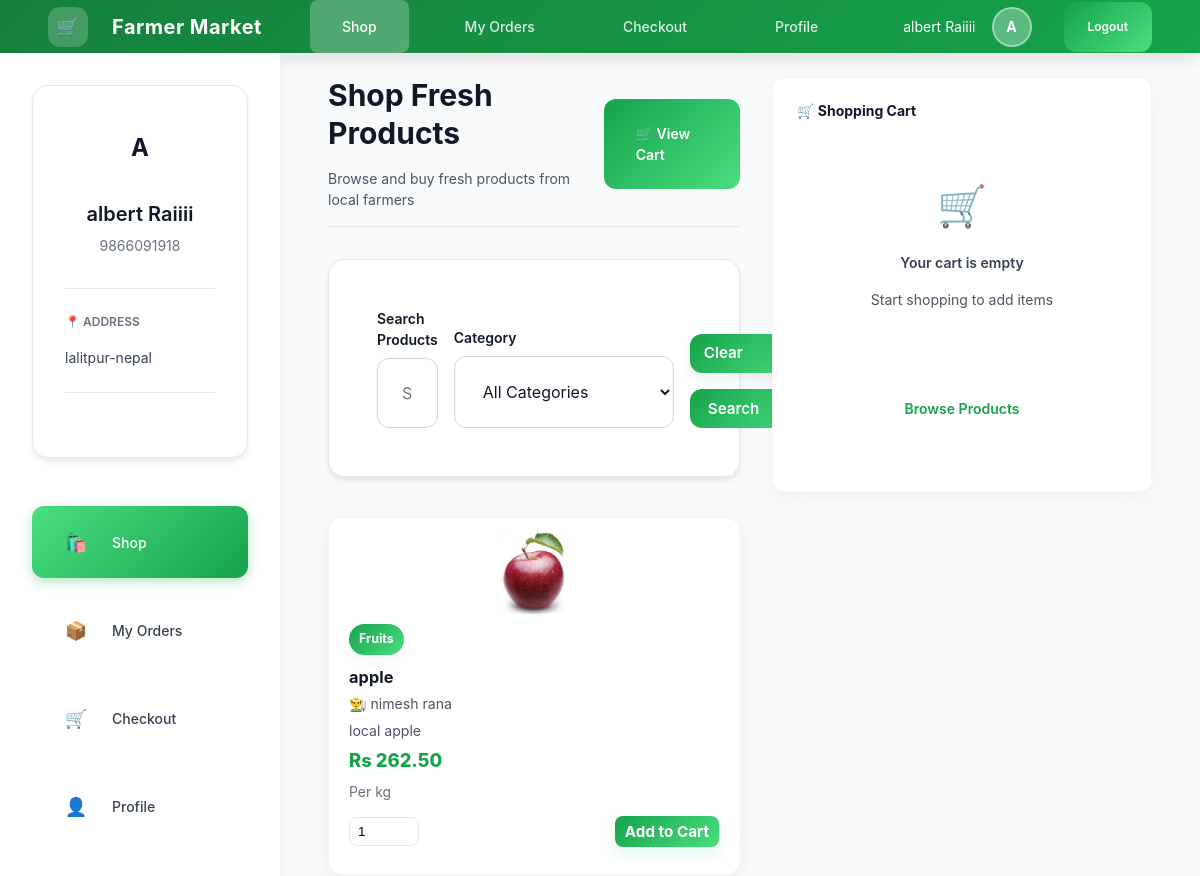
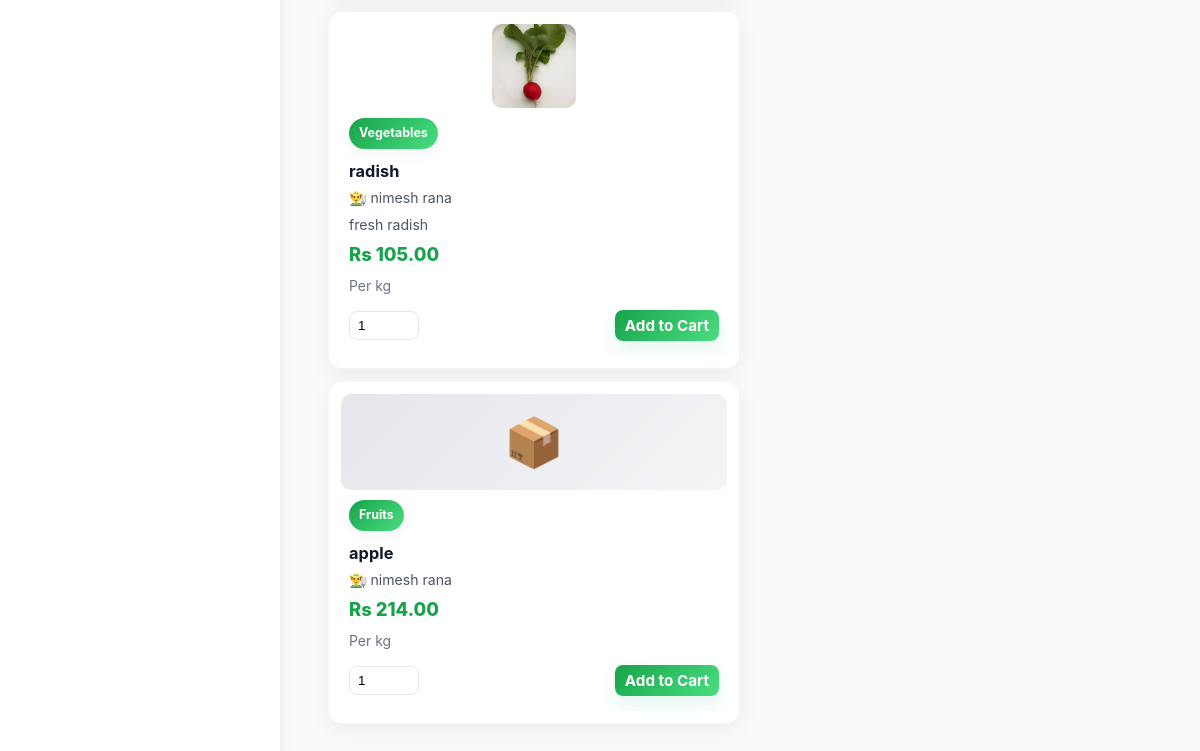
Page /LocalFarmerMarket2/buyer/dashboard.php (signed in) on the earlier database version (2 pictures, top to bottom).
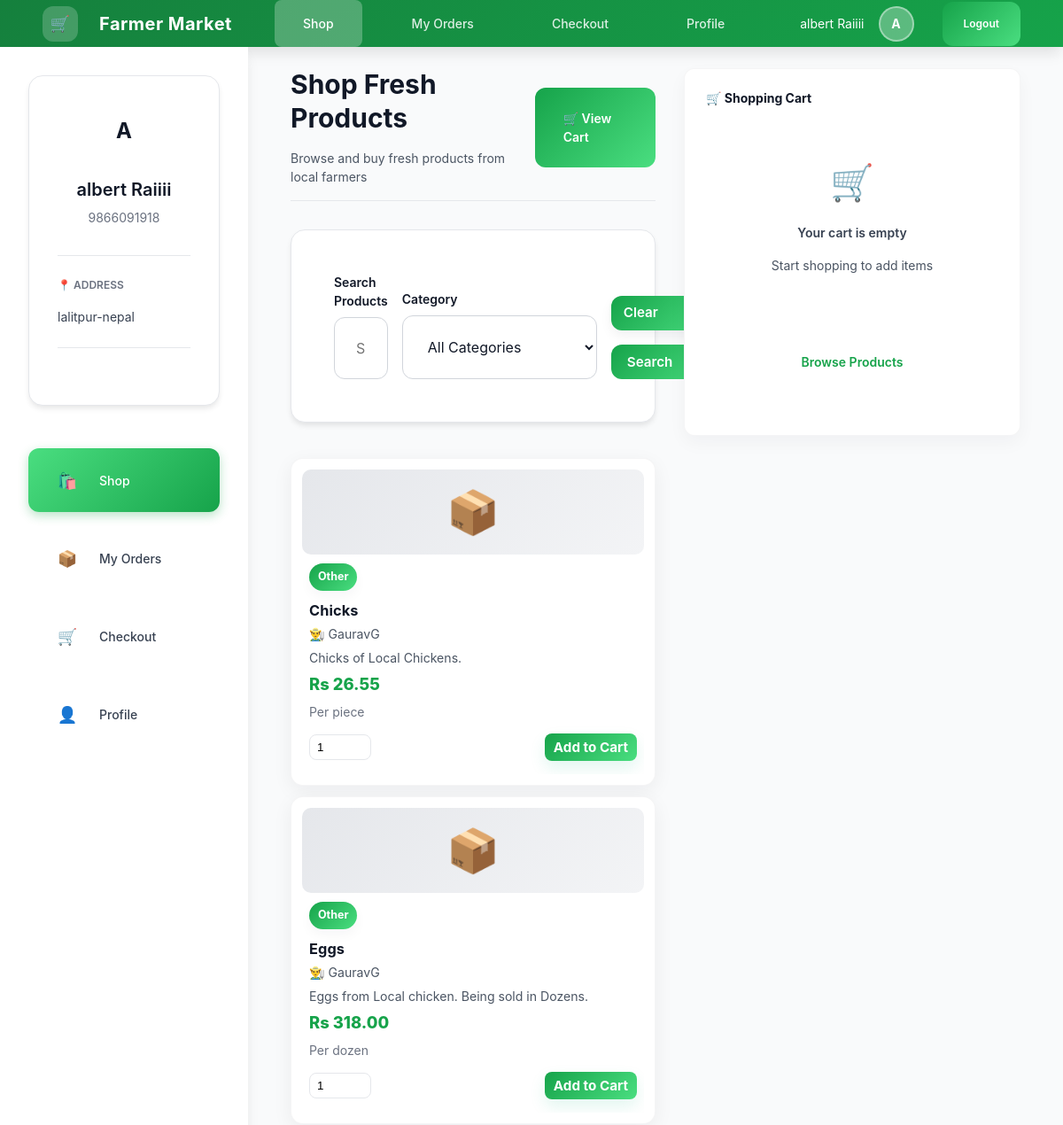
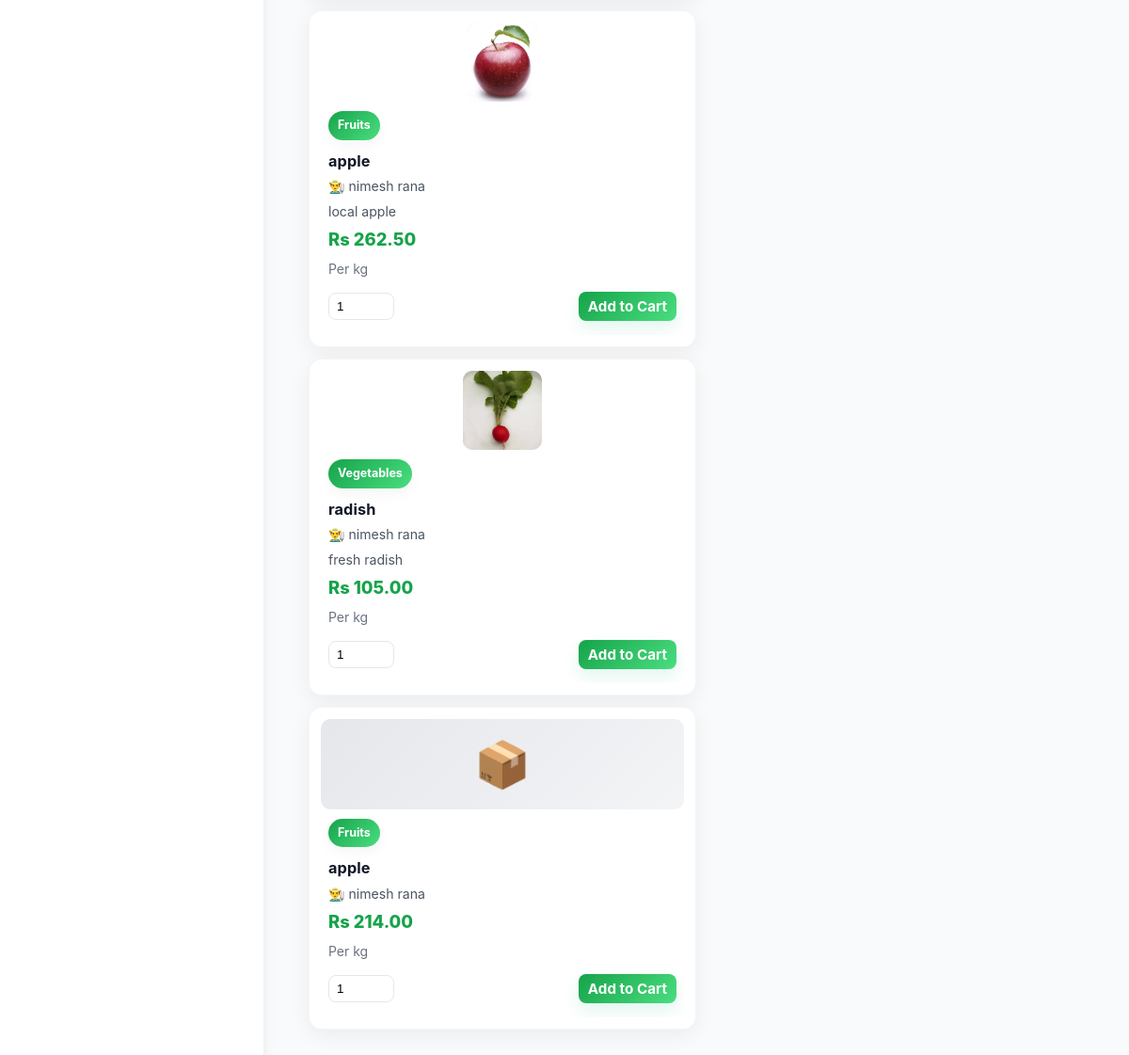
Same page on the later database version (2 pictures, top to bottom).
### tables this page shows
CREATE TABLE `buyer` (
  `buyer_id` int(11) NOT NULL,
  `name` varchar(100) NOT NULL,
  `contact` varchar(15) NOT NULL,
  `address` varchar(255) NOT NULL,
  `password` varchar(255) NOT NULL,
  `created_at` timestamp NOT NULL DEFAULT current_timestamp(),
  `is_active` tinyint(1) DEFAULT 1
);

CREATE TABLE `products` (
  `product_id` int(11) NOT NULL,
  `farmer_id` int(11) NOT NULL,
  `product_name` varchar(150) NOT NULL,
  `description` text DEFAULT NULL,
  `price` decimal(10,2) NOT NULL,
  `quantity` int(11) NOT NULL,
  `total_stock` int(11) DEFAULT 0,
  `sold_quantity` int(11) NOT NULL DEFAULT 0,
  `category` varchar(100) NOT NULL,
  `category_id` int(11) DEFAULT NULL,
  `image` varchar(255) DEFAULT NULL,
  `unit` varchar(50) DEFAULT 'kg',
  `created_at` timestamp NOT NULL DEFAULT current_timestamp(),
  `updated_at` timestamp NOT NULL DEFAULT current_timestamp() ON UPDATE current_timestamp(),
  `status` enum('pending','approved','rejected') DEFAULT 'pending',
  `admin_notes` text DEFAULT NULL,
  `admin_id` int(11) DEFAULT NULL,
  `is_active` tinyint(1) DEFAULT 1,
  `deleted_at` timestamp NULL DEFAULT NULL,
  `approval_status` enum('pending','approved','rejected') DEFAULT 'pending',
  `admin_price` decimal(10,2) DEFAULT NULL,
  `commission_rate` decimal(5,2) DEFAULT 5.00 COMMENT 'Commission percentage (5-10%)',
  `approved_by` int(11) DEFAULT NULL,
  `approved_at` datetime DEFAULT NULL,
  `rejection_reason` text DEFAULT NULL
);

CREATE TABLE `farmer` (
  `farmer_id` int(11) NOT NULL,
  `name` varchar(100) NOT NULL,
  `contact` varchar(15) NOT NULL,
  `address` varchar(255) NOT NULL,
  `farm_type` varchar(100) DEFAULT NULL,
  `password` varchar(255) NOT NULL,
  `created_at` timestamp NOT NULL DEFAULT current_timestamp(),
  `is_active` tinyint(1) DEFAULT 1
);

### LocalFarmerMarket2/buyer/dashboard.php (the view, shortened to what the rows shown need)
<?php
require_once '../db.php';
$buyer_id = intval($_SESSION['buyer_id']);
$stmt = $conn->prepare("SELECT * FROM buyer WHERE buyer_id = ?");
$stmt->bind_param("i", $buyer_id);
$stmt->execute();
$profile = $stmt->get_result()->fetch_assoc();
$sql = "SELECT p.product_id, p.product_name, p.description,
               COALESCE(p.admin_price, p.price) as display_price,
               p.quantity as available_stock,
               p.total_stock,
               p.sold_quantity,
               p.category, p.image, p.unit,
               f.name as farmer_name, f.farmer_id
        FROM products p
        JOIN farmer f ON p.farmer_id = f.farmer_id
        WHERE p.approval_status = 'approved'
        AND p.quantity > 0
        AND f.is_active = 1";
$sql .= " ORDER BY p.created_at DESC";
$stmt = $conn->prepare($sql);
$stmt->execute();
$products = $stmt->get_result();
include 'includes/header.php';
?>
<div class="main-wrapper">
  <?php include 'includes/sidebar.php'; ?>
  <div class="main-content dashboard-page">
    <div style="display: flex; flex-direction: column; gap: var(--space-2xl);">
      <div class="page-header">
    <div>
      <h1 class="page-title">Shop Fresh Products</h1>
    </div>
  </div>
  <div class="grid grid-cols-3" style="margin-bottom: var(--space-3xl);">
    <?php if ($products->num_rows > 0): ?>
      <?php while ($p = $products->fetch_assoc()): ?>
        <div class="product-card">
          <?php if ($p['image'] && file_exists(__DIR__ . '/../uploads/' . $p['image'])): ?>
            <img src="../uploads/<?php echo htmlspecialchars($p['image']); ?>"
                 alt="<?php echo htmlspecialchars($p['product_name']); ?>"
                 class="product-image">
          <?php else: ?>
            <div class="product-image" style="display: flex; align-items: center; justify-content: center; background: linear-gradient(135deg, var(--gray-200), var(--gray-100)); font-size: 3rem;">
              📦
            </div>
          <?php endif; ?>
          <div class="product-info">
            <span class="product-category"><?php echo htmlspecialchars($p['category']); ?></span>
            <h3 class="product-name"><?php echo htmlspecialchars($p['product_name']); ?></h3>
            <p class="product-description">
              👨‍🌾 <?php echo htmlspecialchars($p['farmer_name']); ?>
            </p>
            <?php if ($p['description']): ?>
              <p class="product-description">
                <?php echo htmlspecialchars(substr($p['description'], 0, 100)); ?>
              </p>
            <?php endif; ?>
            <div class="product-price">Rs <?php echo number_format($p['display_price'], 2); ?></div>
            <p style="font-size: var(--text-sm); color: var(--gray-500); margin: 0;">Per <?php echo htmlspecialchars($p['unit']); ?></p>
            <form method="POST" class="product-footer" style="margin-top: auto;">
              <input type="number"
                     name="quantity"
                     value="1"
                     min="1"
                     max="<?php echo $p['available_stock']; ?>"
                     style="width: 70px;">
              <button type="submit" class="btn primary btn-add">
                Add to Cart
              </button>
            </form>
          </div>
        </div>
      <?php endwhile; ?>
    <?php endif; ?>
  </div>
    </div>
  </div>
</div>
</body>
</html>

### LocalFarmerMarket2/buyer/includes/header.php (shortened to what the rows shown need)
<?php
$buyer_name = $profile['name'] ?? 'Buyer';
$buyer_initial = strtoupper(substr($buyer_name, 0, 1));
?>
<!doctype html>
<html lang="en">
<head>
<link rel="stylesheet" href="../assets/css/buyer.css">
</head>
<body>
<header class="header">
  <div class="header-right">
    <div class="user-info">
      <span><?php echo htmlspecialchars($buyer_name); ?></span>
      <div class="user-avatar"><?php echo $buyer_initial; ?></div>
    </div>
  </div>
</header>

### LocalFarmerMarket2/buyer/includes/sidebar.php (shortened to what the rows shown need)
<?php
if (!function_exists('e')) {
    function e($v) {
        return htmlspecialchars($v, ENT_QUOTES|ENT_SUBSTITUTE, 'UTF-8');
    }
}
?>
<aside class="sidebar">
  <div class="card card-compact">
    <div style="text-align: center; margin-bottom: var(--space-lg);">
      <div class="user-avatar" style="width: 60px; height: 60px; font-size: var(--text-2xl); margin: 0 auto var(--space-md);">
        <?php echo strtoupper(substr($profile['name'], 0, 1)); ?>
      </div>
      <h4 style="margin: 0 0 var(--space-xs) 0;"><?php echo e($profile['name']); ?></h4>
      <p style="margin: 0; color: var(--gray-500); font-size: var(--text-sm);"><?php echo e($profile['contact']); ?></p>
    </div>
    <div style="padding: var(--space-md) 0; border-top: 1px solid var(--gray-200); border-bottom: 1px solid var(--gray-200); margin-bottom: var(--space-lg);">
      <p style="margin: 0 0 var(--space-sm) 0; font-size: var(--text-xs); color: var(--gray-500); text-transform: uppercase; font-weight: 600;">📍 Address</p>
      <p style="margin: 0; font-size: var(--text-sm);"><?php echo e($profile['address']); ?></p>
    </div>
  </div>
</aside>

Differences in the rows shown:
added products: category "Other", product_name "Chicks", farmer.name "GauravG", description "Chicks of Local Chickens.", display_price "26.55", unit "piece"
added products: category "Other", product_name "Eggs", farmer.name "GauravG", description "Eggs from Local chicken. Being sold in Dozens.", display_price "318.00", unit "dozen"
